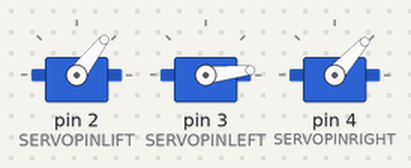
The sketch below on a simulated Arduino Uno, built with avr-gcc and run on an emulated ATmega328P. Parts: 3 × servo.

Above: at 0.9 s.
At 12.2 s:
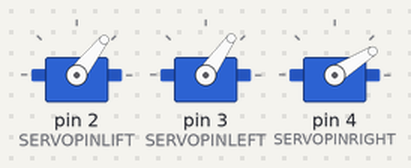
At 13.7 s:
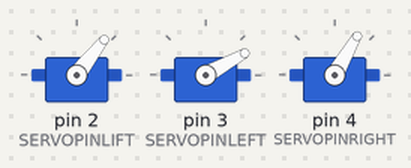
At 17.4 s:
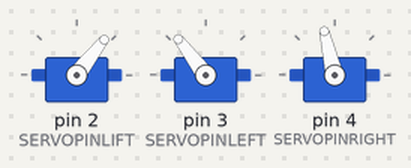
At 22.3 s:
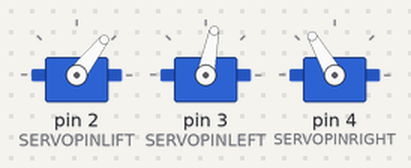
At 25.4 s:
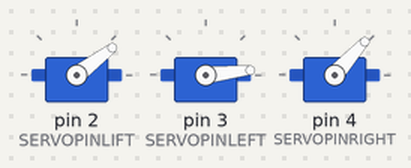
Timing chart, 0 to 26.9 s (numbered marks = the images above):
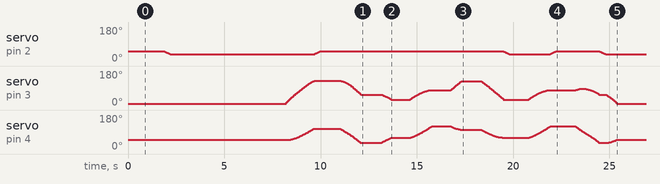

The sketch:

PlotPicture.ino
```cpp
#include <Time.h>
#include <TimeLib.h> //http://nekomemo2.site/?eid=1319
#include "pictureData.h"

// Plotclock
// cc - by Johannes Heberlein 2014
// v 1.02
// thingiverse.com/joo   wiki.fablab-nuernberg.de
// units: mm; microseconds; radians
// origin: bottom left of drawing surface
// time library see http://playground.arduino.cc/Code/time
// RTC  library see http://playground.arduino.cc/Code/time
//               or http://www.pjrc.com/teensy/td_libs_DS1307RTC.html
// Change log:
// 1.01  Release by joo at https://github.com/9a/plotclock
// 1.02  Additional features implemented by Dave (https://github.com/Dave1001/):
//       - added ability to calibrate servofaktor seperately for left and right servos
//       - added code to support DS1307, DS1337 and DS3231 real time clock chips
//       - see http://www.pjrc.com/teensy/td_libs_DS1307RTC.html for how to hook up the real time clock
// 1.03  Fixed the length bug at the servo2 angle calculation, other fixups

// PlotPicture modified by @shikarunochi

#include <Servo.h>

// delete or mark the next line as comment if you don't need these
//#define CALIBRATION      // enable calibration mode
//#define REALTIMECLOCK    // enable real time clock

#define WISHY 3 // Offset of the Y coordinats of the plate-wisher

// When in calibration mode, adjust the following factors until the servos move exactly 90 degrees
//#define SERVOFAKTORLEFT 600
//#define SERVOFAKTORRIGHT 600
#define SERVOFAKTORLEFT 570
#define SERVOFAKTORRIGHT 550

// Zero-position of left and right servo
// When in calibration mode, adjust the NULL-values so that the servo arms are at all times parallel
// either to the X or Y axis
//#define SERVOLEFTNULL 1950
//#define SERVORIGHTNULL 815
#define SERVOLEFTNULL 1700
//#define SERVORIGHTNULL 790
#define SERVORIGHTNULL 850

#define SERVOPINLIFT  2
#define SERVOPINLEFT  3
#define SERVOPINRIGHT 4

//#define ZOFF 90
#define ZOFF -70
// lift positions of lifting servo
//#define LIFT0 1110+ZOFF // on drawing surface
#define LIFT0 1150+ZOFF // on drawing surface
#define LIFT1 995+ZOFF  // between numbers
//#define LIFT2 735+ZOFF  // going towards sweeper
#define LIFT2 725+ZOFF  // going towards sweeper

// speed of liftimg arm, higher is slower
#define LIFTSPEED 2000

// length of arms
//#define L1 35
//#define L2 55.1
//#define L3 13.2
//#define L4 45
#define L1 34.5
#define L2 56
#define L3 15.9
#define L4 45.5

// origin points of left and right servo
#define O1X 24//22
#define O1Y -25
#define O2X 49//47
#define O2Y -25

int servoLift = 1500;

Servo servo1;  //
Servo servo2;  //
Servo servo3;  //

volatile double lastX = 75;
volatile double lastY = 47.5;

int last_min = 0;

void setup()
{
  drawTo(75.2, 47);
  lift(0);
  servo1.attach(SERVOPINLIFT);  //  lifting servo
  servo2.attach(SERVOPINLEFT);  //  left servo
  servo3.attach(SERVOPINRIGHT);  //  right servo
  delay(1000);
  lift(1);
  delay(5000);
  //drawPicture();
  drawTest();
  lift(1);
  drawTo(75.2, 47);
  servo1.detach();
  servo2.detach();
  servo3.detach();

}

void loop()
{

}


void drawPicture(){
  int x0 = -1;
  int y0 = -1;
  int x1 = -1;
  int y1 = -1;

  //-1が出たら次の線
  int dataSize = sizeof(pictureData)/ sizeof(*pictureData);
  int index = 0;
  while(index < dataSize){
    if(x0 == -1){ //書き始め
      if(pgm_read_word_near(&pictureData[index])==-1){
        break;
      }
      index++;  //カラー読み飛ばし
      x0=pgm_read_word_near(&pictureData[index++]);
      y0=pgm_read_word_near(&pictureData[index++]);
      //ドット打つ
      draw(x0, y0);
      Serial.print("x0:");
      Serial.print(x0);
      Serial.print("Y0:");
      Serial.print(y0);
      Serial.print("\n");

      lift(0);
    }
    if(pgm_read_word_near(&pictureData[index])==-1){
      x0 = -1;
      y0 = -1;
      index++;
      lift(1);
      continue;
    }
    x1=pgm_read_word_near(&pictureData[index++]);
    y1=pgm_read_word_near(&pictureData[index++]);

    //距離が短すぎるなら書かない
    int dx = x1 - x0;
    int dy = y1 - y0;
    double c = sqrt(dx * dx + dy * dy);
    if(c >= 10){
      draw(x1, y1);
        Serial.print("x1:");
        Serial.print(x1);
        Serial.print("Y1:");
        Serial.print(y1);
      x0 = x1;
      y0 = y1;
    }
  }
}

void draw(int x, int y){
  float fx = (float)x * 67 / 640;
  float fy =  (float)y * 50 / 480;
      Serial.print(": f x:");
      Serial.print(fx);
      Serial.print("f y:");
      Serial.print(fy);
      Serial.print("\n");

  if(55 - fy <= 0){
    fy = 55;
  }

  drawTo( fx - 5, 55 - fy);

  delay(10);
}

void drawTest(){

  delay(1000);
  drawTo(0,20);
  lift(0);
  delay(1000);
  drawTo(60,20);
  delay(1000);
  drawTo(60,50);
  delay(1000);
  drawTo(0,50);
  delay(1000);
  drawTo(5,20);
  delay(1000);
  drawTo(60,50);
  lift(1);
  delay(1000);
  drawTo(0,50);
  lift(0);
  delay(1000);
  drawTo(60,20);
  lift(1);
}


void lift(char lift) {
  switch (lift) {
    // room to optimize  !

  case 0: //850

      if (servoLift >= LIFT0) {
      while (servoLift >= LIFT0)
      {
        servoLift--;
        servo1.writeMicroseconds(servoLift);
        delayMicroseconds(LIFTSPEED);
      }
    }
    else {
      while (servoLift <= LIFT0) {
        servoLift++;
        servo1.writeMicroseconds(servoLift);
        delayMicroseconds(LIFTSPEED);

      }

    }

    break;

  case 1: //150

    if (servoLift >= LIFT1) {
      while (servoLift >= LIFT1) {
        servoLift--;
        servo1.writeMicroseconds(servoLift);
        delayMicroseconds(LIFTSPEED);

      }
    }
    else {
      while (servoLift <= LIFT1) {
        servoLift++;
        servo1.writeMicroseconds(servoLift);
        delayMicroseconds(LIFTSPEED);
      }

    }

    break;

  case 2:

    if (servoLift >= LIFT2) {
      while (servoLift >= LIFT2) {
        servoLift--;
        servo1.writeMicroseconds(servoLift);
        delayMicroseconds(LIFTSPEED);
      }
    }
    else {
      while (servoLift <= LIFT2) {
        servoLift++;
        servo1.writeMicroseconds(servoLift);
        delayMicroseconds(LIFTSPEED);
      }
    }
    break;
  }
}


void bogenUZS(float bx, float by, float radius, int start, int ende, float sqee) {
  float inkr = -0.05;
  float count = 0;

  do {
    drawTo(sqee * radius * cos(start + count) + bx,
    radius * sin(start + count) + by);
    count += inkr;
  }
  while ((start + count) > ende);

}

void bogenGZS(float bx, float by, float radius, int start, int ende, float sqee) {
  float inkr = 0.05;
  float count = 0;

  do {
    drawTo(sqee * radius * cos(start + count) + bx,
    radius * sin(start + count) + by);
    count += inkr;
  }
  while ((start + count) <= ende);
}


void drawTo(double pX, double pY) {
  double dx, dy, c;
  int i;

  // dx dy of new point
  dx = pX - lastX;
  dy = pY - lastY;
  //path lenght in mm, times 4 equals 4 steps per mm
  c = floor(7 * sqrt(dx * dx + dy * dy));

  if (c < 1) c = 1;

  for (i = 0; i <= c; i++) {
    // draw line point by point
    set_XY(lastX + (i * dx / c), lastY + (i * dy / c));

  }

  lastX = pX;
  lastY = pY;
}

double return_angle(double a, double b, double c) {
  // cosine rule for angle between c and a
  return acos((a * a + c * c - b * b) / (2 * a * c));
}

void set_XY(double Tx, double Ty)
{
  delay(1);
  double dx, dy, c, a1, a2, Hx, Hy;

  // calculate triangle between pen, servoLeft and arm joint
  // cartesian dx/dy
  dx = Tx - O1X;
  dy = Ty - O1Y;

  // polar lemgth (c) and angle (a1)
  c = sqrt(dx * dx + dy * dy); //
  a1 = atan2(dy, dx); //
  a2 = return_angle(L1, L2, c);

  servo2.writeMicroseconds(floor(((a2 + a1 - M_PI) * SERVOFAKTORLEFT) + SERVOLEFTNULL));

  // calculate joinr arm point for triangle of the right servo arm
  a2 = return_angle(L2, L1, c);
  Hx = Tx + L3 * cos((a1 - a2 + 0.621) + M_PI); //36,5°
  Hy = Ty + L3 * sin((a1 - a2 + 0.621) + M_PI);

  // calculate triangle between pen joint, servoRight and arm joint
  dx = Hx - O2X;
  dy = Hy - O2Y;

  c = sqrt(dx * dx + dy * dy);
  a1 = atan2(dy, dx);
  a2 = return_angle(L1, L4, c);

  servo3.writeMicroseconds(floor(((a1 - a2) * SERVOFAKTORRIGHT) + SERVORIGHTNULL));

}
```

Source omitted: pictureData.h (data table, 36795 bytes)
